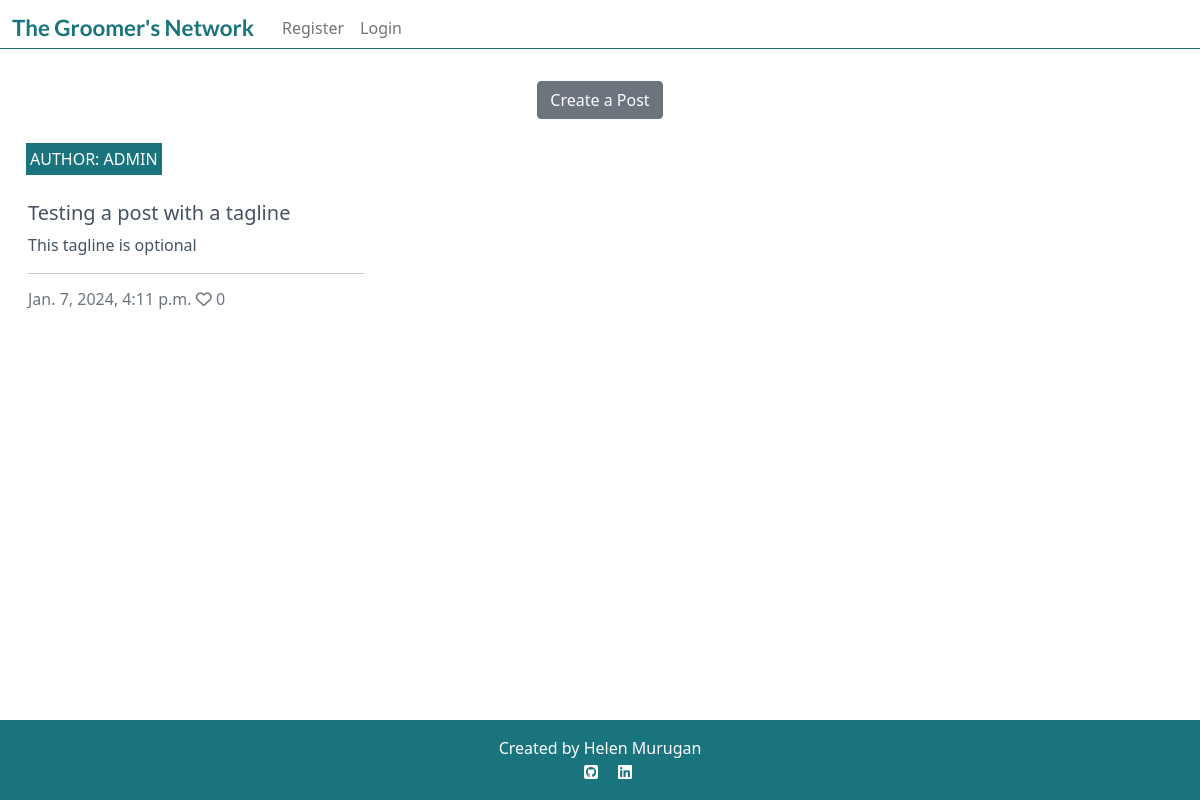
The page /posts/ on the database as committed earlier.
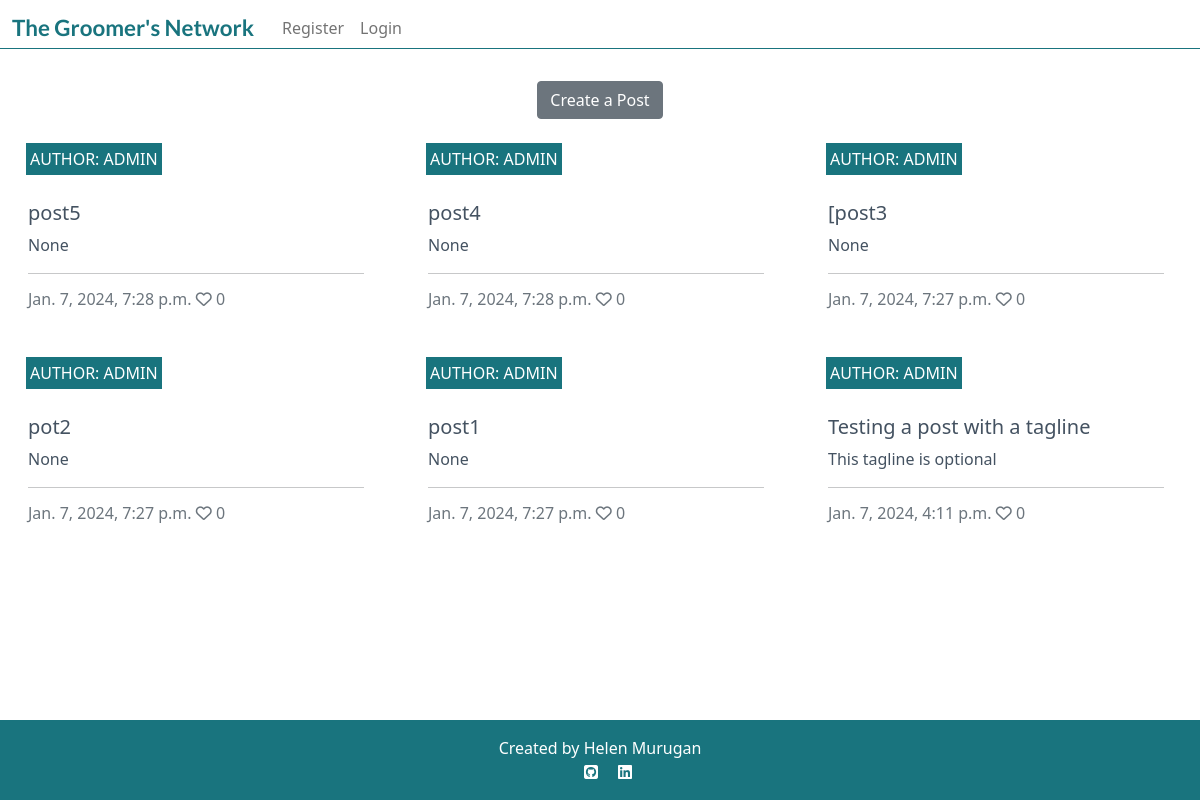
The same page on the database as committed later.
### post/models.py (models this page shows, shortened)
class Post(models.Model):
    title = models.CharField(
        max_length=150,
        verbose_name="Title",
        )
    slug = models.SlugField(
        max_length=150,
        unique=True
        )
    author = models.ForeignKey(
        User,
        on_delete=models.CASCADE,
        related_name="post_posts"
    )
    content = models.TextField(
        blank=False,
        null=False,
    )
    featured_image = CloudinaryField(
        'image',
        default='placeholder',
        blank=True,
        null=True,
        )
    tagline = models.CharField(
        max_length=200,
        null=True,
        blank=True,
    )
    created_on = models.DateTimeField(
        auto_now_add=True
        )
    updated_on = models.DateTimeField(
        auto_now=True
        )
    likes = models.ManyToManyField(
        User,
        related_name='post_likes',
        blank=True,
        )
    class Meta:
        ordering = ["-created_on"]
    def number_of_likes(self):
        return self.likes.count()

### post/views.py (the view)
# urls.py: path("", views.PostList.as_view(), name="home"),
class PostList(generic.ListView):
    model = Post
    queryset = Post.objects.order_by("-created_on")
    template_name = "index.html"
    paginate_by = 6

### templates/index.html (shortened to what this page needs)
{% extends "base.html" %}
{% block content %}
<div class="container-fluid">
    <div class="text-center">
        <a href="{% url 'post_create' %}" class="btn btn-secondary mt-4">Create a Post</a>
    </div>
    <div class="row">
        <div class="col-12 mt-3 left">
            <div class="row">
                {% for post in post_list %}
                <div class="col-md-4">
                    <div class="card mb-4">
                        <div class="card-body">
                            <div class="image-container">
                                <div class="image-flash">
                                    <p class="author">Author: {{ post.author }}</p>
                                </div>
                            </div>
                            <a href="{% url 'post_detail' post.slug  %}" class="post-link">
                                <h5 class="card-title font-size">{{ post.title }}</h5>
                                <p class="card-text">{{ post.tagline}}</p>
                            </a>
                            <hr class="card-hr">
                            <p class="card-text text-muted h6">{{ post.created_on}} <i class="far fa-heart"></i>
                                {{ post.number_of_likes }}</p>
                        </div>
                    </div>
                </div>
                {% if forloop.counter|divisibleby:3 %}
            </div>
            <div class="row">
                {% endif %}
                {% endfor %}
            </div>
        </div>
    </div>
</div>
{%endblock%}

### templates/base.html (shortened to what this page needs)
{% load static %}
<!DOCTYPE html>
<html class="h-100">
<head>
    <link rel="stylesheet" href="https://cdnjs.cloudflare.com/ajax/libs/font-awesome/5.15.3/css/all.min.css">
    <link href="https://cdn.jsdelivr.net/npm/bootstrap@5.0.1/dist/css/bootstrap.min.css" rel="stylesheet"
>
    <link rel="stylesheet" href="{% static 'css/style.css' %}">
</head>
<body class="d-flex flex-column h-100">
    <nav class="navbar navbar-expand-lg navbar-light nav-bg">
        <div class="container-fluid line">
            {% if user.is_authenticated %}
            <a class="navbar-brand" href="{% url 'home' %}"><span class="brand">The Groomer's Network</span></a>
            {% else %}
            <span class="brand">The Groomer's Network</span>
            {% endif %}
            <div class="collapse navbar-collapse" id="navbarText">
                <ul class="navbar-nav me-auto mb-2 mb-lg-0">
                    {% if user.is_authenticated %}
                    <li class="nav-item">
                        <a class="nav-link {% block nav_home %}{% endblock %}" aria-current="page" href="{% url 'home' %}">Home</a>
                    </li>
                    <li class="nav-item">
                        <a class="nav-link {% block nav_event %}{% endblock %}" href="{% url 'event' %}">Events</a>
                    </li>
                    <li class="nav-item">
                        <a class="nav-link {% block nav_profile %}{% endblock %}" href="{% url 'my_profile' user=request.user %}">My Profile</a>
                    </li>
                    <li class="nav-item">
                        <a class="nav-link {% block nav_logout %}{% endblock %}" href="{% url 'account_logout' %}">Logout</a>
                    </li>
                    {% else %}
                    <li class="nav-item">
                        <a class="nav-link {% block nav_signup %}{% endblock %}" href="{% url 'account_signup' %}">Register</a>
                    </li>
                    <li class="nav-item">
                        <a class="nav-link {% block nav_login %}{% endblock %}" href="{% url 'account_login' %}">Login</a>
                    </li>
                    {% endif %}
                </ul>
            </div>
        </div>
    </nav>
    <main class="flex-shrink-0 main-bg">
        {% block content %}
        {% endblock content %}
    </main>
    <footer class="footer mt-auto py-3 teal-bg">
        <p class="m-0 text-center text-white">Created by Helen Murugan</p>
        <p class="m-0 text-center text-white">
            <a href="https://github.com/helenmurugan" target="_blank"><i class="fa-brands fa-square-github ms-3 icon-white"></i></a>
            <a href="https://www.linkedin.com/in/helenmurugan/" target="_blank"><i class="fa-brands fa-linkedin ms-3 icon-white"></i></a>
        </p>
    </footer>
</body>
</html>

### static/css/style.css (style rules this page uses)
.line { border-bottom: 1px solid #19747E; }
.brand { font-family: Lato, sans-serif; font-size: 1.4rem; font-weight: 700; color: #19747E; margin-right: 20px; }
.card { border: none; background-color: transparent; }
.image-container { position: relative; }
.image-flash { position: absolute; bottom: 5%; min-width: 30%; left: -2px; background-color: #19747E; }
.author { color: white; margin: 4px; text-transform: uppercase; }
.post-link { text-decoration: none; color: #445261; margin-left: 4px; }
.teal-bg { background: #19747E }
.icon-white { color: white; }
@media screen and (min-width: 768px) { .card-hr { width: 28vw; } }

Rows that differ between the two databases and show on the page:
added Post: author "ADMIN", title "post5", tagline "None", created_on "Jan. 7, 2024, 7:28 p.m.", number_of_likes "0"
added Post: author "ADMIN", title "post4", tagline "None", created_on "Jan. 7, 2024, 7:28 p.m.", number_of_likes "0"
added Post: author "ADMIN", title "[post3", tagline "None", created_on "Jan. 7, 2024, 7:27 p.m.", number_of_likes "0"
added Post: author "ADMIN", title "pot2", tagline "None", created_on "Jan. 7, 2024, 7:27 p.m.", number_of_likes "0"
added Post: author "ADMIN", title "post1", tagline "None", created_on "Jan. 7, 2024, 7:27 p.m.", number_of_likes "0"
